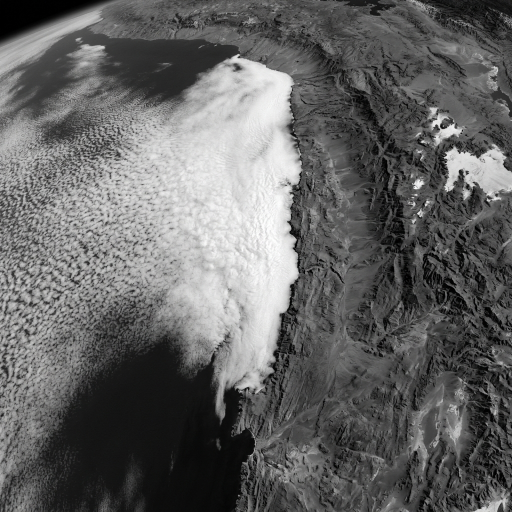
#> input picture backend/data/ejemplos_demostracion/tarapaca_camanchaca_vis.jpg, 1024 x 1024 px, given in place of 1_huracan_vis.jpg, which was not available (shown at 1/2 size)
$ python generador_dataset_multiscale.py   (older library calls are emulated)
#> lines starting #> are read from the running program, lines starting #| are printed output that depends on the picture; pictures that were not available may be replaced by others from this repository, and a replacement may not be noted
import cv2
import numpy as np
import pandas as pd
import os

def extract_multiscale_pixels(image_name, label_boxes):
#> called with image_name = '1_huracan'
    vis_path = f'backend/data/ejemplos_demostracion/{image_name}_vis.jpg'
    ir_path = f'backend/data/ejemplos_demostracion/{image_name}_ir.jpg'

    vis = cv2.imread(vis_path, cv2.IMREAD_GRAYSCALE)
#> vis: shape (1024, 1024); min 0, max 255, mean 100.2
    ir = cv2.imread(ir_path)
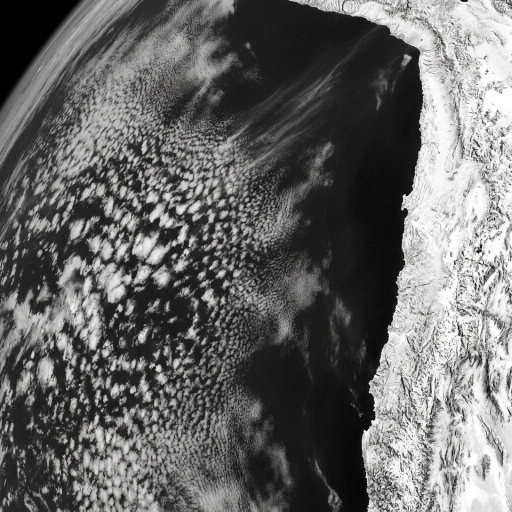
#> input picture backend/data/ejemplos_demostracion/tarapaca_nubosidad_parcial_vis.jpg, 1024 x 1024 px, given in place of 1_huracan_ir.jpg, which was not available (shown at 1/2 size)
#> ir is the input picture: shape (1024, 1024, 3); mean B, G, R 103, 103.3, 103.3
    b, g, r = cv2.split(ir)

    laplacian = cv2.Laplacian(vis, cv2.CV_64F)
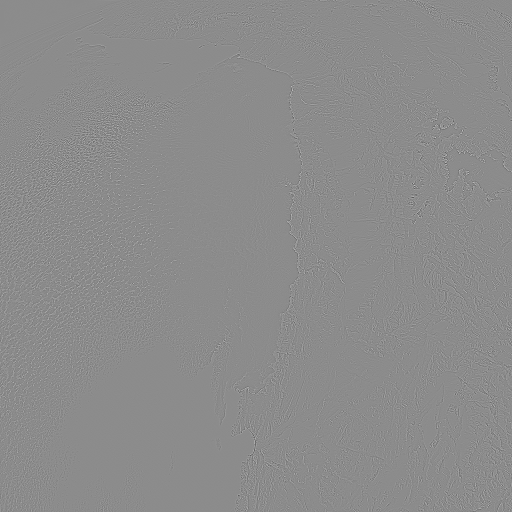
#> laplacian: shape (1024, 1024) float64 (shown at 1/2 size); min -372, max 306, mean 0; drawn with min black and max white
    tex = cv2.normalize(np.abs(laplacian), None, 0, 255, cv2.NORM_MINMAX).astype(np.uint8)
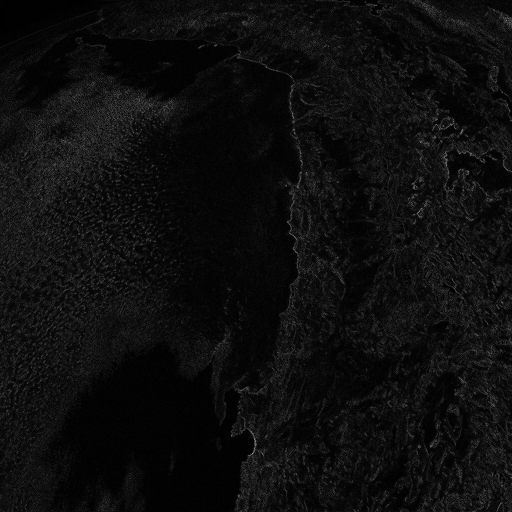
#> tex: shape (1024, 1024) (shown at 1/2 size); min 0, max 255, mean 13.5

    # Precompute multiscale blurs
    scales = [11, 31, 101, 301]
    maps = {'vis': vis, 'r': r, 'g': g, 'b': b, 'tex': tex}
    features = { 'vis': vis.flatten(), 'r': r.flatten(), 'g': g.flatten(), 'b': b.flatten(), 'tex': tex.flatten() }

    for s in scales:
        for name, mat in maps.items():
            blurred = cv2.blur(mat, (s, s))
            features[f'{name}_{s}'] = blurred.flatten()
#> after the loop, features = 25 items

    # Compile full feature array
    feature_names = list(features.keys())
#> feature_names = 25 items, first 6: 'vis', 'r', 'g', 'b', 'tex', 'vis_11'
    data_stack = np.column_stack([features[k] for k in feature_names])

    data = []
    w_img = vis.shape[1]
#> w_img = 1024

    for label, box in label_boxes.items():
        x1, y1, x2, y2 = box
        # Convert 2D box coords to 1D indices
        indices = []
        for y in range(y1, y2):
            indices.extend(range(y * w_img + x1, y * w_img + x2))

        indices = np.array(indices)
        idx_sample = np.random.choice(indices, min(2000, len(indices)), replace=False)

        for i in idx_sample:
            row = list(data_stack[i])
            row.append(label)
            data.append(row)
#> after the loop, data = 6000 items

    return data, feature_names

all_data = []
feature_names = []

all_data.extend(extract_multiscale_pixels('1_huracan', {
    'TORMENTA': [400, 400, 600, 600],
    'CIRROS': [700, 100, 900, 300],
    'MAR': [50, 50, 200, 200]
})[0])

all_data.extend(extract_multiscale_pixels('3_archipielago', {
    'MAR': [100, 100, 400, 400],
    'TIERRA': [600, 600, 900, 900]
})[0])
#> (the run stopped early here; a loop or call above may not have finished)
